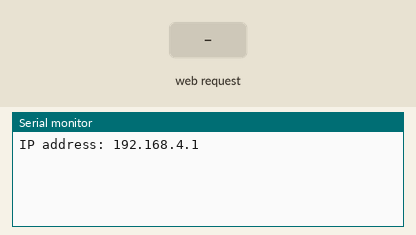
A sketch run on a simulated ESP32. On the bench: the last lines printed to the serial monitor. The inputs (shaded band) are chosen by the test bench.

Above: at 1.2 s.
1.3 s: HTTP request GET /LEDON received
At 2.2 s:
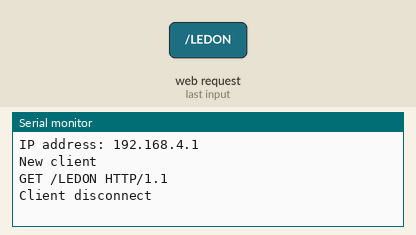
2.8 s: HTTP request GET /LEDOFF received
At 3.3 s:
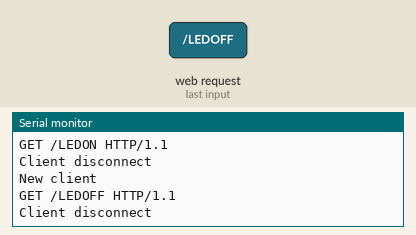

The sketch:

TCP_Server_ESP32_Access_Point_SUB_data_from_Hercules.ino
```cpp
//------------------------------------< Use With Hercules >
#include <WiFi.h>

//----- Create New WiFi
char ssid[] = "ESP32 WiFi {por}";
char pass[] = "por150444";

WiFiServer server(88);  //----- TCP server Port:88

String message;

void setup() {
  WiFi.mode(WIFI_AP);
  WiFi.softAP(ssid, pass);

  server.begin();

  Serial.begin(115200);

  //----- Show IP of AP
  Serial.print("IP address: ");
  Serial.println(WiFi.softAPIP());
}

void loop() {
  WiFiClient client = server.available(); //Connect with New Client

  if (!client) // ถ้าไม่มีการเชื่อมต่อมาใหม่
  return; // ส่งลับค่าว่าง ทำให้ลูปนี้ถูกยกเลิก

  Serial.println("New client");
  while (client.connected()){             //if data is sending
    if (client.available()){              //if data is sent
      char c = client.read();             //data is 1 byte
      //---------------------------------------------------------< should deflaut >
      if (c == '\r'){                     //if data is Return
        Serial.println(message);
        //---------------------------------------------------------< condition >
        if (message == "LEDON"){
          Serial.println("ON");
        }
        else if (message == "LEDOFF"){
          Serial.println("OFF");
        }
        message = "";
        break;

      }

      //---------------------------------------------------------< should deflaut >
      else if (c == '\n'){}                //if data is New Line
      else{
        message += c;
        /* //-----< "c" is read data from client and add to "message" type: string >-----//
           Example : write : "go" --->
                  round 1 --> c == 'g' --> message == "g"
                  round 2 --> c == 'o' --> message == "go"
        */
      }
    }
  }

  delay(1);
  client.stop();                          //Stop Connect with Client
  Serial.println("Client disconnect");
}
```

Measured:
- after the input at 1.3 s, the serial monitor: prints a new line at once (image 1)
- after the input at 2.8 s, the serial monitor: prints a new line at once (image 2)
